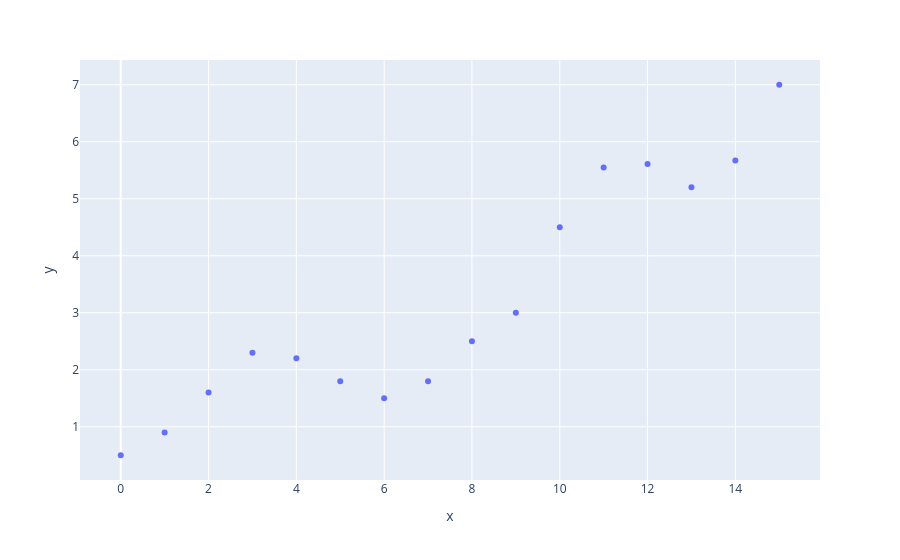

Notebook cell for this chart:
### Markdown cell above
Plotting the data in a scatter plot

### Code cell
pl.plot(data, kind='scatter', x='x', y='y')

### Figure 1 — Plotly figure (JSON) as saved in the notebook; plotly's stock layout.template omitted (floating-point values rounded to 4 significant figures)
{"data": [{"hovertemplate": "x=%{x}<br>y=%{y}<extra></extra>", "legendgroup": "", "marker": {"color": "#636efa", "symbol": "circle"}, "mode": "markers", "name": "", "orientation": "v", "showlegend": false, "type": "scatter", "x": [0, 1, 2, 3, 4, 5, 6, 7, 8, 9, 10, 11, 12, 13, 14, 15], "xaxis": "x", "y": [0.5, 0.9, 1.6, 2.3, 2.2, 1.8, 1.5, 1.8, 2.5, 3, 4.5, 5.55, 5.61, 5.2, 5.67, 7], "yaxis": "y"}], "layout": {"legend": {"tracegroupgap": 0}, "margin": {"t": 60}, "xaxis": {"anchor": "y", "domain": [0, 1], "title": {"text": "x"}}, "yaxis": {"anchor": "x", "domain": [0, 1], "title": {"text": "y"}}}}
